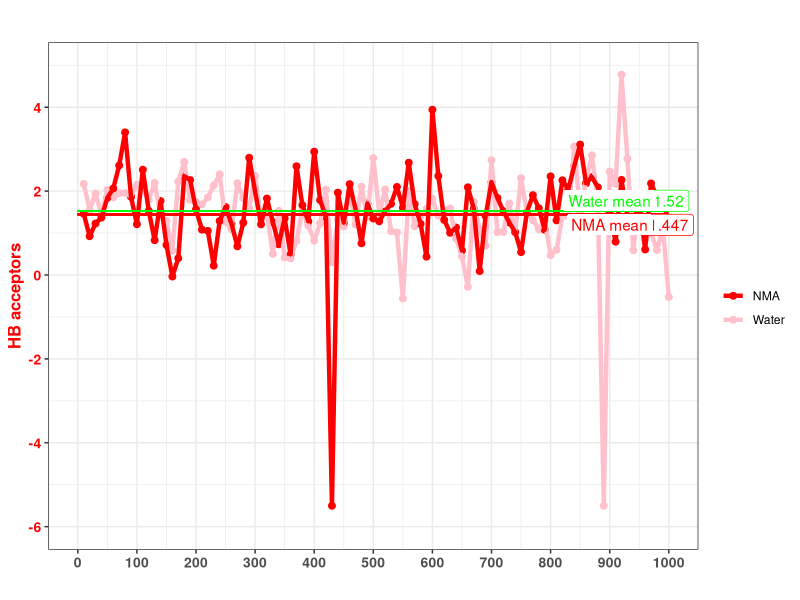
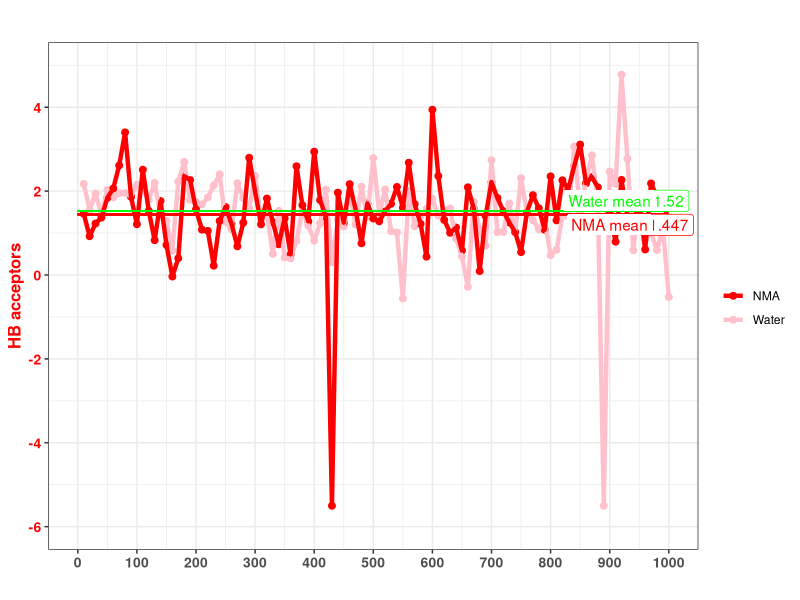

Reproduce these figures in R, in order.
# R作图
library(ggplot2)
#options(repr.plot.width=20, repr.plot.height=6)

# Import data
rmsf<-read.table("./triad-nma.csv")
rmsf2<-read.table("./triad-water.csv")
name<-c("NMA")
name2<-c("Water")
namemean1<-c("NMA mean")
namemean2<-c("Water mean")

# Define x and y
x<-seq(1,length(rmsf[,11]))
y<-cbind(rmsf[,11])

x2<-seq(1,length(rmsf2[,11]))
y2<-cbind(rmsf2[,11])

# Draw Lines
ggplot()+
geom_point(data=rmsf,aes(x,y,color="red"),    size=2.0)  + 
geom_point(data=rmsf2,aes(x2,y2,color="pink"), size=2.0)  + 
geom_line(data=rmsf,aes(x,y,color="red"),    size=1.5)  + 
geom_line(data=rmsf2,aes(x2,y2,color="pink"), size=1.5)  + 

# mean line
geom_segment(data =rmsf,aes(x=0,xend =100,y=mean(y),yend=mean(y)), color="red")+
geom_segment(data =rmsf2,aes(x=0,xend =100,y=mean(y2),yend=mean(y2)), color="green")+
geom_label(color="red",aes(x=100, y=mean(y)-0.25,label=signif(mean(y), digits = 4), fontface="plain", family="sans")) +
geom_label(color="green",aes(x=100, y=mean(y2)+0.25, label=signif(mean(y2), digits = 4), fontface="plain", family="sans")) +
geom_label(label.size=0,aes(x=90, y=mean(y)-0.25,label=namemean1, fontface="plain", family="sans"), color="red") +
geom_label(label.size=0,aes(x=90, y=mean(y2)+0.25, label=namemean2, fontface="plain", family="sans"), color="green") +

# labs title
labs(title="",x="",y="HB acceptors") +

# legend
scale_color_manual(name="",values=c("red","pink"),label=c(name,name2)) +

#scale
scale_y_continuous(limits=c(-6,5),breaks=seq(-6,5,2),label=seq(-6,5,2))  +
scale_x_continuous(limits=c(0,100),breaks=seq(0,100,10),label=seq(0,1000,100)) +
theme_bw() +

# theme
theme(
plot.title=element_text(hjust=0.5,size=20),
axis.title.x=element_text(size=12,face="bold"),
axis.title.y=element_text(size=12,face="bold",color="red"),
axis.text.x=element_text(size=10,face="bold"),
axis.text.y=element_text(size=10,face="bold",color="red")
) 



# Save png
ggsave("./HBacceptors.png",width=18,height=6,dpi=300)

# check whether the unwanted file exists and remove it
file.exists("Rplots.pdf")
file.remove("Rplots.pdf")
